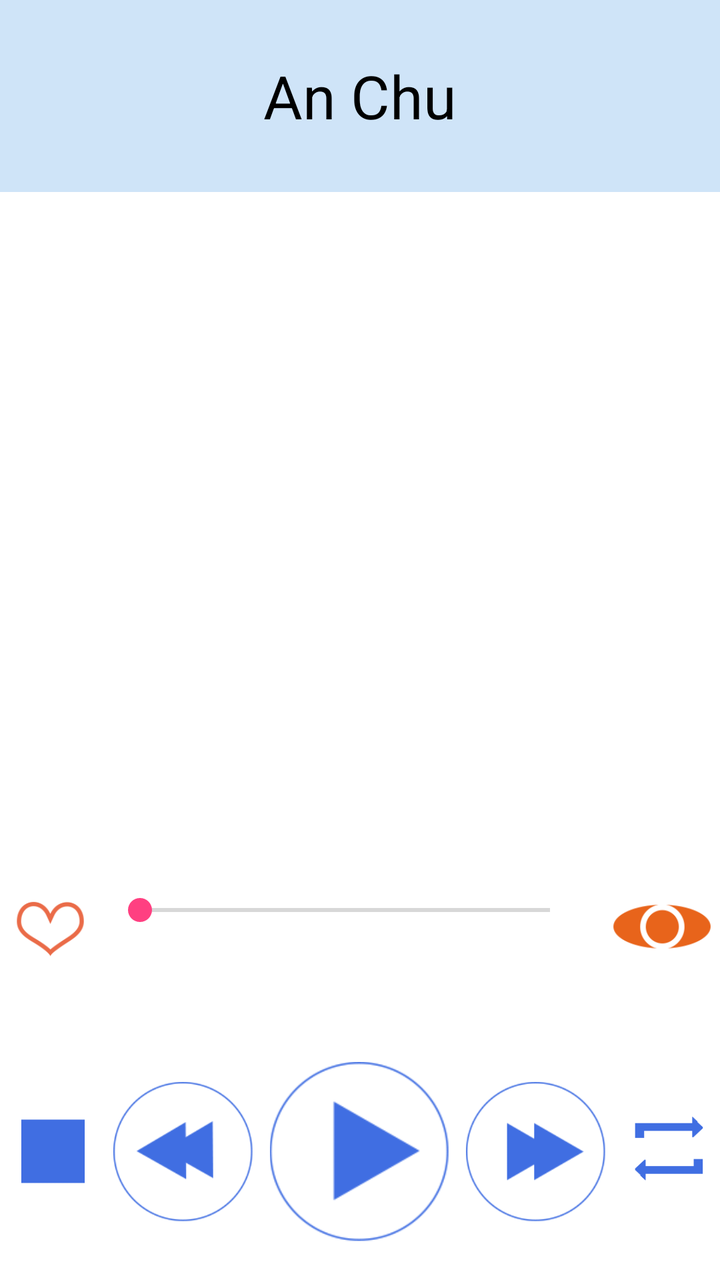
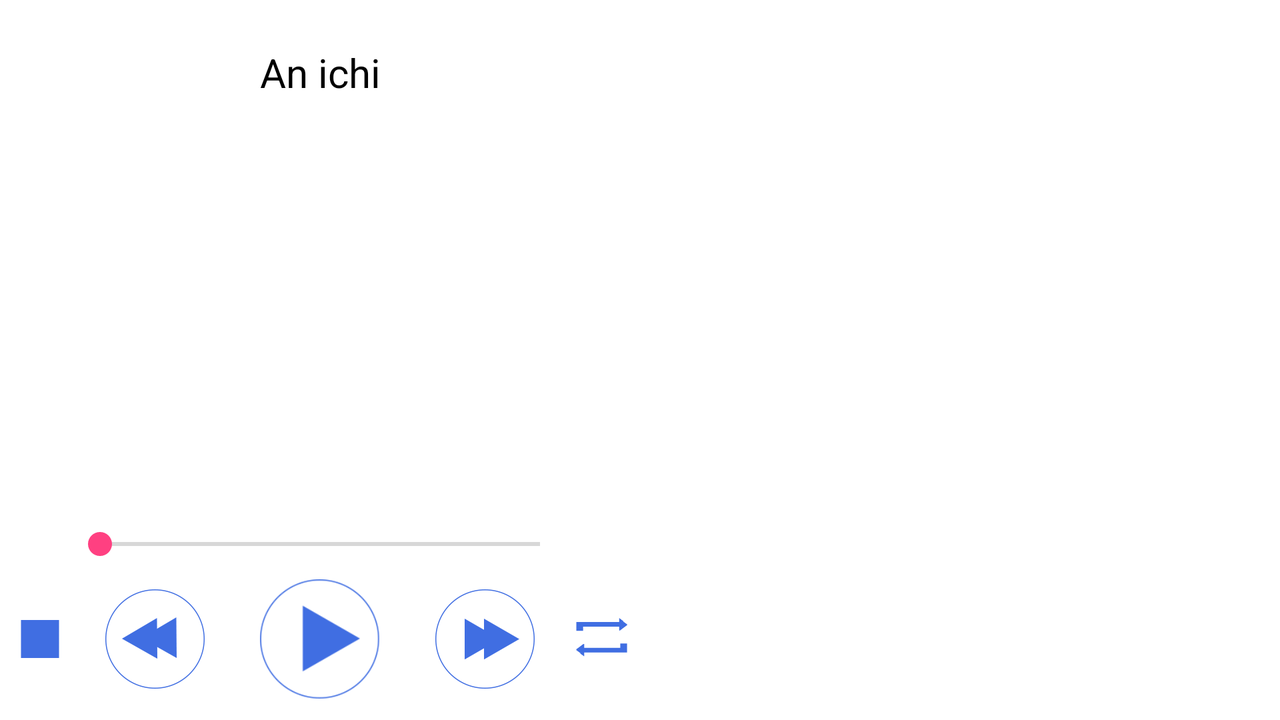

Compare how this app lays out the same screen by default and in its alternative resource folder. The renders come first, then the two layout files and the values they reference.
<!-- AndroidManifest.xml: application theme AppTheme -->
<!-- res/layout/content_bai_nghe1.xml -->
<?xml version="1.0" encoding="utf-8"?>
<RelativeLayout xmlns:android="http://schemas.android.com/apk/res/android"
    xmlns:tools="http://schemas.android.com/tools"
    android:layout_width="match_parent"
    android:layout_height="match_parent"
    android:background="#FFFFFF">
    <LinearLayout
        android:layout_width="match_parent"
        android:layout_height="match_parent"
        android:orientation="vertical"
        android:weightSum="10">
        <LinearLayout
            android:layout_width="match_parent"
            android:layout_height="0dp"
            android:layout_weight="1.5"
            android:background="#FFCFE4F8">
            <RelativeLayout
                android:layout_width="match_parent"
                android:layout_height="match_parent">
                <TextView
                    android:layout_width="wrap_content"
                    android:layout_height="fill_parent"
                    android:id="@+id/Txt_Topic"
                    android:textSize="30dp"
                    android:layout_centerHorizontal="true"
                    android:text="An Chu"
                    android:textColor="#000000"
                    android:gravity="center" />
            </RelativeLayout>

        </LinearLayout>
        <LinearLayout
            android:layout_width="match_parent"
            android:layout_height="0dp"
            android:layout_weight="5">
            <RelativeLayout
                android:layout_width="match_parent"
                android:layout_height="match_parent">
            <ImageView
                android:layout_width="fill_parent"
                android:layout_height="fill_parent"
                android:id="@+id/Image_Topic"
                android:visibility="visible"/>
            <ScrollView
                android:layout_width="fill_parent"
                android:layout_height="fill_parent"
                android:id="@+id/scrollView">
                <TextView
                    android:layout_width="fill_parent"
                    android:layout_height="match_parent"
                    android:id="@+id/Txt_Transcrip"
                    android:visibility="invisible"/>
            </ScrollView>
            </RelativeLayout>
        </LinearLayout>
        <LinearLayout
            android:layout_width="match_parent"
            android:layout_height="0dp"
            android:layout_weight="1.5"
            android:orientation="horizontal"
            android:weightSum="10">
            <LinearLayout
                android:layout_width="0dp"
                android:layout_height="match_parent"
                android:layout_weight="1.5">
                <ToggleButton
                    android:layout_width="50dp"
                    android:layout_height="50dp"
                    android:layout_gravity="center"
                    android:textOff=""
                    android:textOn=""
                    android:background="@drawable/btn_like"
                    android:id="@+id/btn_like"/>
            </LinearLayout>
            <LinearLayout
                android:layout_width="0dp"
                android:layout_height="match_parent"
                android:layout_weight="7"
                android:orientation="vertical"
                android:weightSum="2">
               <LinearLayout
                   android:layout_width="match_parent"
                   android:layout_height="0dp"
                   android:layout_weight="1">
                   <SeekBar
                       android:layout_width="fill_parent"
                       android:layout_height="wrap_content"
                       android:indeterminate="false"
                       android:id="@+id/SeekBar"
                       android:layout_marginRight="15dp"
                       android:layout_gravity="bottom"/>
               </LinearLayout>
                <LinearLayout
                    android:layout_width="match_parent"
                    android:layout_height="0dp"
                    android:layout_weight="1"
                    android:weightSum="10"
                    android:gravity="center">
                    <TextView
                        android:layout_width="20dp"
                        android:layout_height="wrap_content"
                        android:id="@+id/TxTStart"
                        android:layout_weight="1"
                        android:layout_gravity="top"/>
                    <TextView
                        android:layout_width="wrap_content"
                        android:layout_height="wrap_content"
                        android:layout_weight="8"/>
                    <TextView
                        android:layout_width="20dp"
                        android:layout_height="wrap_content"
                        android:id="@+id/TxtEnd"
                        android:layout_weight="1"
                        android:layout_gravity="top"/>
                </LinearLayout>

            </LinearLayout>
            <LinearLayout
                android:layout_width="0dp"
                android:layout_height="match_parent"
                android:layout_weight="1.5">
                <ToggleButton
                    android:layout_width="50dp"
                    android:layout_height="50dp"
                    android:layout_gravity="center"
                    android:textOff=""
                    android:textOn=""
                    android:background="@drawable/btn_show"
                    android:id="@+id/btn_show"/>
            </LinearLayout>

        </LinearLayout>
        <LinearLayout
            android:layout_width="match_parent"
            android:layout_height="0dp"
            android:layout_weight="2"
            android:gravity="center"
            android:orientation="horizontal">

                <ImageView
                    android:layout_width="50dp"
                    android:layout_height="50dp"
                    android:src="@drawable/btn_stop"
                    android:id="@+id/btn_stop"
                    android:layout_weight="1"/>

                <ImageView
                    android:layout_width="70dp"
                    android:layout_height="70dp"
                    android:src="@drawable/btn_prev"
                    android:id="@+id/btn_prev"
                    android:layout_weight="2.5"/>

                <ImageView
                    android:layout_width="90dp"
                    android:layout_height="90dp"
                    android:src="@drawable/btn_play"
                    android:id="@+id/btn_play"
                    android:layout_weight="3"/>

                <ImageView
                    android:layout_width="70dp"
                    android:layout_height="70dp"
                    android:src="@drawable/btn_next"
                    android:id="@+id/btn_next"
                    android:layout_weight="2.5"/>

                <ToggleButton
                    android:layout_width="50dp"
                    android:layout_height="50dp"
                    android:textOn=""
                    android:textOff=""
                    android:background="@drawable/btn_reapeat"
                    android:id="@+id/btn_reapeat"
                    android:layout_weight="1"/>

                <ToggleButton
                    android:layout_width="0dp"
                    android:layout_height="0dp"
                    android:id="@+id/btn_show"/>

        </LinearLayout>

    </LinearLayout>

</RelativeLayout>
<!-- resources referenced by this layout -->
<resources>
  <!-- drawable btn_like (drawable) -->
  <selector xmlns:android="http://schemas.android.com/apk/res/android">
      <item android:drawable="@drawable/like_focused"
          android:state_checked="true" />
      <item android:drawable="@drawable/like_deafult"
          android:state_checked="false" />
  </selector>
  <!-- drawable btn_next (drawable) -->
  <selector xmlns:android="http://schemas.android.com/apk/res/android">
      <item android:drawable="@drawable/next_focused"
          android:state_long_pressable="true"
          android:state_pressed="true" />
      <item android:drawable="@drawable/next_focused"
          android:state_focused="true"
          android:state_pressed="true" />
      <item android:drawable="@drawable/next_focused"
          android:state_focused="false"
          android:state_pressed="true" />
      <item android:drawable="@drawable/next_focused"
          android:state_focused="true"
          android:state_pressed="false"/>
      <item android:drawable="@drawable/next_deafult"
          android:state_focused="false"
          android:state_pressed="false" />
  </selector>
  <!-- drawable btn_play (drawable) -->
  <selector xmlns:android="http://schemas.android.com/apk/res/android">
      <item android:drawable="@drawable/play_focused"
          android:state_focused="true"
          android:state_pressed="true" />
      <item android:drawable="@drawable/play_focused"
          android:state_focused="false"
          android:state_pressed="true" />
      <item android:drawable="@drawable/play_focused"
          android:state_focused="true" />
      <item android:drawable="@drawable/play_deafult"
          android:state_focused="false"
          android:state_pressed="false" />
  </selector>
  <!-- drawable btn_prev (drawable) -->
  <selector xmlns:android="http://schemas.android.com/apk/res/android">
      <item android:drawable="@drawable/prev_focused"
          android:state_focused="true"
          android:state_pressed="true" />
      <item android:drawable="@drawable/prev_focused"
          android:state_focused="false"
          android:state_pressed="true" />
      <item android:drawable="@drawable/prev_focused"
          android:state_focused="true" />
      <item android:drawable="@drawable/prev_deafult"
          android:state_focused="false"
          android:state_pressed="false" />
  </selector>
  <!-- drawable btn_reapeat (drawable) -->
  <selector xmlns:android="http://schemas.android.com/apk/res/android">
      <item android:drawable="@drawable/reapeat_focused"
          android:state_checked="true" />
      <item android:drawable="@drawable/reapeat_deafult"
          android:state_checked="false" />
  </selector>
  <!-- drawable btn_show (drawable) -->
  <selector xmlns:android="http://schemas.android.com/apk/res/android">
      <item android:drawable="@drawable/hide_button"
          android:state_checked="true" />
      <item android:drawable="@drawable/show_button"
          android:state_checked="false" />
  
  </selector>
  <!-- drawable btn_stop (drawable) -->
  <selector xmlns:android="http://schemas.android.com/apk/res/android">
      <item android:drawable="@drawable/stop_focused"
          android:state_focused="true"
          android:state_pressed="true" />
      <item android:drawable="@drawable/stop_focused"
          android:state_focused="false"
          android:state_pressed="true" />
      <item android:drawable="@drawable/stop_deafult"
          android:state_focused="false"
          android:state_pressed="false" />
  </selector>
  <style name="AppTheme" parent="Theme.AppCompat.Light.DarkActionBar">
          
          <item name="colorPrimary">@color/colorPrimary</item>
          <item name="colorPrimaryDark">@color/colorPrimaryDark</item>
          <item name="colorAccent">@color/colorAccent</item>
      </style>
  <!-- drawable stop_focused: png bitmap (drawable, 423 bytes) -->
  <!-- drawable stop_deafult: png bitmap (drawable, 426 bytes) -->
  <color name="colorPrimary">#3F51B5</color>
  <color name="colorPrimaryDark">#303F9F</color>
  <color name="colorAccent">#FF4081</color>
</resources>
<!-- res/layout-land/content_bai_nghe1.xml (the author's variant of the layout above) -->
<!-- drawn on the phone turned sideways -->
<?xml version="1.0" encoding="utf-8"?>
<android.support.design.widget.CoordinatorLayout
    xmlns:android="http://schemas.android.com/apk/res/android"
    xmlns:app="http://schemas.android.com/apk/res-auto"
    xmlns:tools="http://schemas.android.com/tools"
    android:layout_width="match_parent"
    android:layout_height="match_parent"
    android:fitsSystemWindows="true"
    tools:context="com.example.hoang.revproject.Activity.BaiNghe1"
    android:background="#FFFFFF">

    <LinearLayout
        android:layout_marginTop="10dp"
        android:layout_width="match_parent"
        android:layout_height="match_parent"
        android:orientation="horizontal"
        android:weightSum="10">
        <LinearLayout
            android:layout_width="0dp"
            android:layout_height="match_parent"
            android:layout_weight="5"
            android:weightSum="10"
            android:orientation="vertical">

            <LinearLayout
            android:layout_width="match_parent"
            android:layout_height="0dp"
            android:layout_weight="1.5"
            android:gravity="center">
               <TextView
                   android:layout_width="fill_parent"
                   android:layout_height="fill_parent"
                   android:id="@+id/Txt_Topic"
                   android:text="An ichi"
                   android:textColor="#000000"
                   android:layout_gravity="center"
                   android:gravity="center"
                   android:textSize="20dp"/>
            </LinearLayout>

            <LinearLayout
                android:layout_width="match_parent"
                android:layout_height="0dp"
                android:layout_weight="5.5"
                android:gravity="center">
                <ImageView
                    android:layout_width="250dp"
                    android:layout_height="fill_parent"
                    android:id="@+id/Image_Topic"/>
            </LinearLayout>
            <LinearLayout
                android:layout_width="match_parent"
                android:layout_height="0dp"
                android:layout_weight="1"
                android:gravity="center">
                <LinearLayout
                    android:layout_width="match_parent"
                    android:layout_height="match_parent"
                    android:orientation="horizontal">
                    <TextView
                        android:layout_width="30dp"
                        android:layout_height="match_parent"
                        android:id="@+id/TxTStart"
                        android:layout_gravity="center"
                        android:layout_weight="1"/>
                    <SeekBar
                        android:layout_width="220dp"
                        android:layout_height="wrap_content"
                        android:id="@+id/SeekBar"
                        android:layout_gravity="center"
                        android:indeterminate="false"
                        android:layout_weight="8"/>
                    <TextView
                        android:layout_width="30dp"
                        android:layout_height="match_parent"
                        android:id="@+id/TxtEnd"
                        android:layout_gravity="center"
                        android:layout_weight="1"/>
                </LinearLayout>
            </LinearLayout>
            <LinearLayout
                android:layout_width="match_parent"
                android:layout_height="0dp"
                android:layout_weight="2">
                <LinearLayout
                    android:layout_width="fill_parent"
                    android:layout_height="wrap_content"
                    android:orientation="horizontal"
                    android:gravity="center"
                    android:id="@+id/linearLayout">

                    <ImageView
                        android:layout_width="30dp"
                        android:layout_height="30dp"
                        android:src="@drawable/btn_stop"
                        android:id="@+id/btn_stop"
                        android:layout_weight="1"/>

                    <ImageView
                        android:layout_width="50dp"
                        android:layout_height="50dp"
                        android:src="@drawable/btn_prev"
                        android:id="@+id/btn_prev"
                        android:layout_weight="2.5"/>

                    <ImageView
                        android:layout_width="60dp"
                        android:layout_height="60dp"
                        android:src="@drawable/btn_play"
                        android:id="@+id/btn_play"
                        android:layout_weight="3"/>

                    <ImageView
                        android:layout_width="50dp"
                        android:layout_height="50dp"
                        android:src="@drawable/btn_next"
                        android:id="@+id/btn_next"
                        android:layout_weight="2.5"/>

                    <ToggleButton
                        android:layout_width="30dp"
                        android:layout_height="30dp"
                        android:textOn=""
                        android:textOff=""
                        android:background="@drawable/btn_reapeat"
                        android:id="@+id/btn_reapeat"
                        android:layout_weight="1"/>
                    <ToggleButton
                        android:layout_width="0dp"
                        android:layout_height="0dp"
                        android:id="@+id/btn_like"/>
                    <ToggleButton
                        android:layout_width="0dp"
                        android:layout_height="0dp"
                        android:id="@+id/btn_show"/>

                </LinearLayout>

            </LinearLayout>
        </LinearLayout>
        <LinearLayout
            android:layout_width="0dp"
            android:layout_height="match_parent"
            android:layout_weight="5">
            <ScrollView
                android:layout_width="0dp"
                android:layout_height="match_parent"
                android:id="@+id/scrollView"
                android:layout_weight="1">
                <TextView
                    android:layout_width="match_parent"
                    android:layout_height="wrap_content"
                    android:id="@+id/Txt_Transcrip"/>
            </ScrollView>
        </LinearLayout>

    </LinearLayout>
</android.support.design.widget.CoordinatorLayout>
<!-- resources referenced by the variant -->
<!-- as the phone turned sideways resolves them -->
<resources>
  <!-- drawable btn_next (drawable) -->
  <selector xmlns:android="http://schemas.android.com/apk/res/android">
      <item android:drawable="@drawable/next_focused"
          android:state_long_pressable="true"
          android:state_pressed="true" />
      <item android:drawable="@drawable/next_focused"
          android:state_focused="true"
          android:state_pressed="true" />
      <item android:drawable="@drawable/next_focused"
          android:state_focused="false"
          android:state_pressed="true" />
      <item android:drawable="@drawable/next_focused"
          android:state_focused="true"
          android:state_pressed="false"/>
      <item android:drawable="@drawable/next_deafult"
          android:state_focused="false"
          android:state_pressed="false" />
  </selector>
  <!-- drawable btn_play (drawable) -->
  <selector xmlns:android="http://schemas.android.com/apk/res/android">
      <item android:drawable="@drawable/play_focused"
          android:state_focused="true"
          android:state_pressed="true" />
      <item android:drawable="@drawable/play_focused"
          android:state_focused="false"
          android:state_pressed="true" />
      <item android:drawable="@drawable/play_focused"
          android:state_focused="true" />
      <item android:drawable="@drawable/play_deafult"
          android:state_focused="false"
          android:state_pressed="false" />
  </selector>
  <!-- drawable btn_prev (drawable) -->
  <selector xmlns:android="http://schemas.android.com/apk/res/android">
      <item android:drawable="@drawable/prev_focused"
          android:state_focused="true"
          android:state_pressed="true" />
      <item android:drawable="@drawable/prev_focused"
          android:state_focused="false"
          android:state_pressed="true" />
      <item android:drawable="@drawable/prev_focused"
          android:state_focused="true" />
      <item android:drawable="@drawable/prev_deafult"
          android:state_focused="false"
          android:state_pressed="false" />
  </selector>
  <!-- drawable btn_reapeat (drawable) -->
  <selector xmlns:android="http://schemas.android.com/apk/res/android">
      <item android:drawable="@drawable/reapeat_focused"
          android:state_checked="true" />
      <item android:drawable="@drawable/reapeat_deafult"
          android:state_checked="false" />
  </selector>
  <!-- drawable btn_stop (drawable) -->
  <selector xmlns:android="http://schemas.android.com/apk/res/android">
      <item android:drawable="@drawable/stop_focused"
          android:state_focused="true"
          android:state_pressed="true" />
      <item android:drawable="@drawable/stop_focused"
          android:state_focused="false"
          android:state_pressed="true" />
      <item android:drawable="@drawable/stop_deafult"
          android:state_focused="false"
          android:state_pressed="false" />
  </selector>
  <style name="AppTheme" parent="Theme.AppCompat.Light.DarkActionBar">
          
          <item name="colorPrimary">@color/colorPrimary</item>
          <item name="colorPrimaryDark">@color/colorPrimaryDark</item>
          <item name="colorAccent">@color/colorAccent</item>
      </style>
  <!-- drawable next_focused: png bitmap (drawable, 16417 bytes) -->
  <!-- drawable next_deafult: png bitmap (drawable, 5781 bytes) -->
  <!-- drawable play_focused: png bitmap (drawable, 16455 bytes) -->
  <!-- drawable play_deafult: png bitmap (drawable, 5729 bytes) -->
  <!-- drawable prev_focused: png bitmap (drawable, 16754 bytes) -->
  <!-- drawable prev_deafult: png bitmap (drawable, 5882 bytes) -->
  <!-- drawable reapeat_focused: png bitmap (drawable, 1472 bytes) -->
  <!-- drawable reapeat_deafult: png bitmap (drawable, 576 bytes) -->
  <!-- drawable stop_focused: png bitmap (drawable, 423 bytes) -->
  <!-- drawable stop_deafult: png bitmap (drawable, 426 bytes) -->
  <color name="colorPrimary">#3F51B5</color>
  <color name="colorPrimaryDark">#303F9F</color>
  <color name="colorAccent">#FF4081</color>
</resources>
